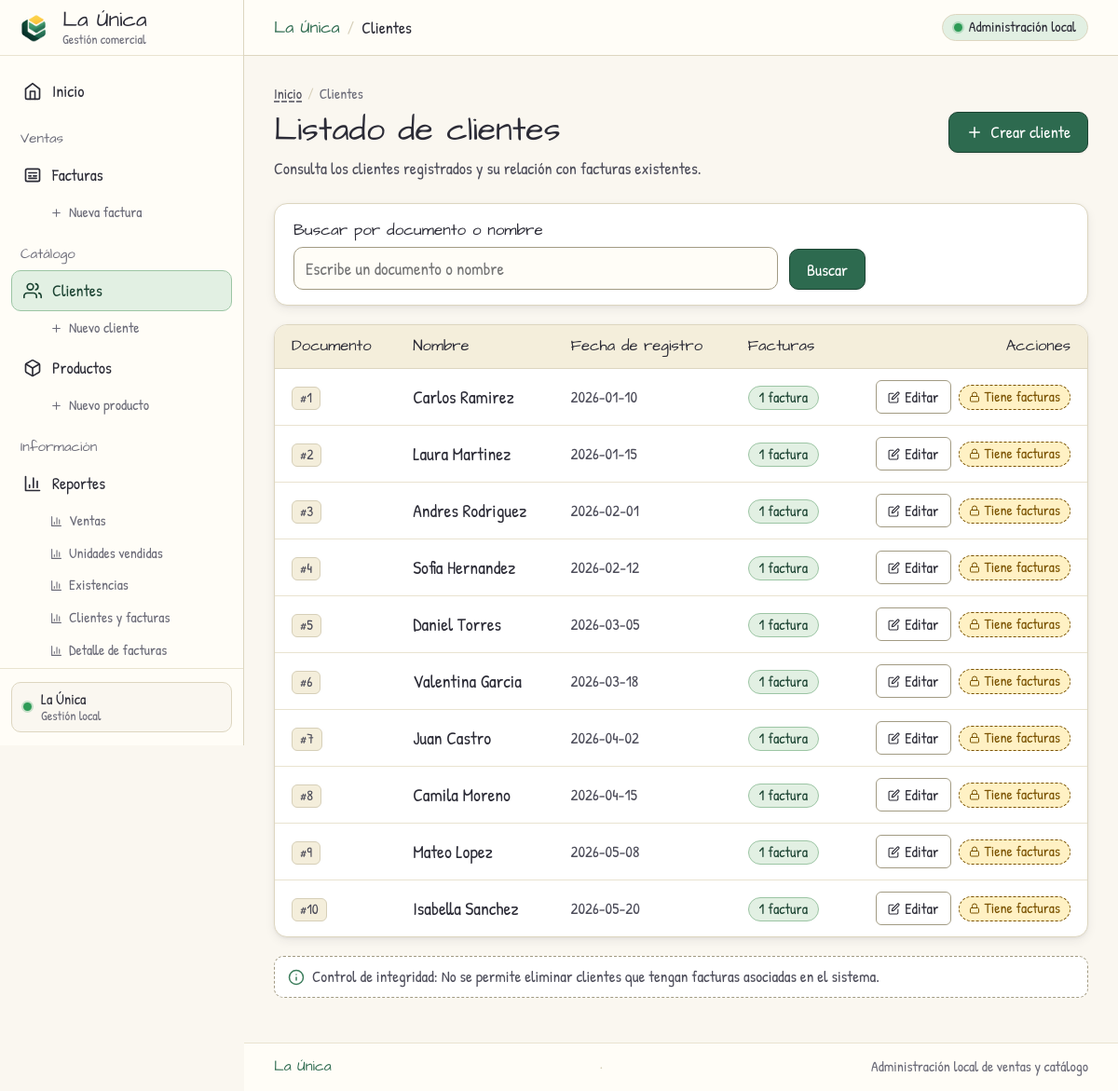
The page /php/clientes/ver_clientes.php on the database as committed earlier.
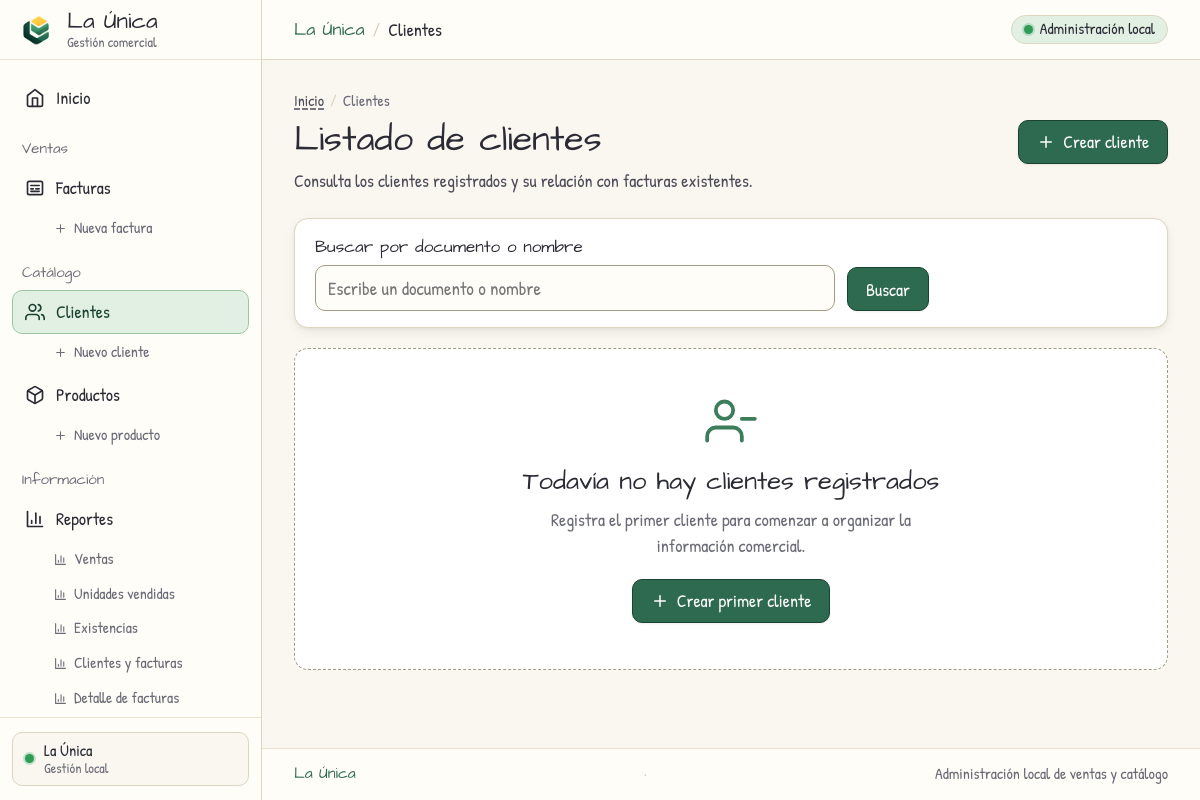
The same page on the database as committed later.
### tables this page shows
CREATE TABLE clientes (
    id_cliente INT PRIMARY KEY,
    nombre VARCHAR(100) NOT NULL,
    fecha_registro DATE DEFAULT (CURRENT_DATE)
);

### php/config/conexion.php (called while the page is built, shortened)
<?php
function h($valor) {
    return htmlspecialchars((string)$valor, ENT_QUOTES | ENT_SUBSTITUTE, 'UTF-8');
}
function leerTexto(array $origen, $campo) {
    return isset($origen[$campo]) && is_string($origen[$campo]) ? trim($origen[$campo]) : '';
}

### php/clientes/ver_clientes.php (the view, shortened to what the rows shown need)
<?php
require __DIR__ . '/../config/conexion.php';
$tokenCsrf = obtenerTokenCsrf();
$terminoBusqueda = leerTexto($_GET, 'buscar');
$busquedaActiva = $terminoBusqueda !== '';
$documentoBuscado = validarId($terminoBusqueda);
$sqlSeleccionClientes = 'SELECT c.id_cliente, c.nombre, c.fecha_registro, COUNT(f.id_factura) AS total_facturas FROM clientes c LEFT JOIN facturas f ON f.id_cliente = c.id_cliente';
$sqlAgruparClientes = ' GROUP BY c.id_cliente, c.nombre, c.fecha_registro ORDER BY c.id_cliente';
$clientes = [];
$errorLectura = false;
try {
    if ($documentoBuscado !== null) {
        $consultaClientes = $conexion->prepare($sqlSeleccionClientes . ' WHERE c.id_cliente = ? OR c.nombre LIKE ?' . $sqlAgruparClientes);
        $patronNombre = '%' . $terminoBusqueda . '%';
        $consultaClientes->bind_param('is', $documentoBuscado, $patronNombre);
        $consultaClientes->execute();
        $resultadoClientes = $consultaClientes->get_result();
    } elseif ($busquedaActiva) {
        $consultaClientes = $conexion->prepare($sqlSeleccionClientes . ' WHERE c.nombre LIKE ?' . $sqlAgruparClientes);
        $patronNombre = '%' . $terminoBusqueda . '%';
        $consultaClientes->bind_param('s', $patronNombre);
        $consultaClientes->execute();
        $resultadoClientes = $consultaClientes->get_result();
    } else {
        $resultadoClientes = $conexion->query($sqlSeleccionClientes . $sqlAgruparClientes);
    }
    while ($cliente = $resultadoClientes->fetch_assoc()) {
        $clientes[] = $cliente;
    }
} catch (Throwable $e) {
    registrarErrorServidor('leer_clientes', $e);
    $errorLectura = true;
}
require __DIR__ . '/../includes/menu.php';
?>
<div class="encabezado-vista acciones-superiores">
    <div class="encabezado-info">
        <h1 class="encabezado-titulo">Listado de clientes</h1>
    </div>
</div>
<?php if ($errorLectura): ?>
    <div class="mensaje error alerta alerta-error" role="alert">No se pudo cargar el listado de clientes. Inténtalo de nuevo más tarde.</div>
<?php elseif (count($clientes) === 0): ?>
    <div class="sin-datos estado-vacio">
        <h2 class="estado-vacio-titulo">Todavía no hay clientes registrados</h2>
    </div>
<?php else: ?>
    <div class="tabla-wrap tabla-contenedor">
        <table class="tabla">
            <thead>
                <tr>
                    <th scope="col">Documento</th>
                    <th scope="col">Nombre</th>
                    <th scope="col">Fecha de registro</th>
                    <th scope="col">Facturas</th>
                    <th scope="col" class="texto-derecha">Acciones</th>
                </tr>
            </thead>
            <tbody>
                <?php foreach ($clientes as $cliente): ?>
                    <tr>
                        <td>
                            <span class="chip-id">#<?= h($cliente['id_cliente']) ?></span>
                        </td>
                        <td>
                            <span class="celda-destacada"><?= h($cliente['nombre']) ?></span>
                        </td>
                        <td>
                            <span class="celda-fecha"><?= h($cliente['fecha_registro']) ?></span>
                        </td>
                        <td>
                            <span class="insignia-facturas <?= (int)$cliente['total_facturas'] > 0 ? 'con-facturas' : 'sin-facturas' ?>">
                                <?= h($cliente['total_facturas']) ?> <?= (int)$cliente['total_facturas'] === 1 ? 'factura' : 'facturas' ?>
                            </span>
                        </td>
                        <td>
                            <div class="acciones" style="justify-content: flex-end;">
                                <a class="editar" href="editar_cliente.php?id=<?= h($cliente['id_cliente']) ?>" title="Editar cliente #<?= h($cliente['id_cliente']) ?>">
                                    <svg width="13" height="13" viewBox="0 0 24 24" fill="none" stroke="currentColor" stroke-width="2" stroke-linecap="round" stroke-linejoin="round" aria-hidden="true">
                                        <path d="M11 4H4a2 2 0 0 0-2 2v14a2 2 0 0 0 2 2h14a2 2 0 0 0 2-2v-7" />
                                        <path d="M18.5 2.5a2.121 2.121 0 0 1 3 3L12 15l-4 1 1-4 9.5-9.5z" />
                                    </svg>
                                    <span>Editar</span>
                                </a>
                                <?php if ((int)$cliente['total_facturas'] === 0): ?>
                                    <form method="post" action="eliminar_cliente.php">
                                        <?php if ($tokenCsrf !== null): ?>
                                            <input type="hidden" name="csrf_token" value="<?= h($tokenCsrf) ?>">
                                        <?php endif; ?>
                                        <input type="hidden" name="id_cliente" value="<?= h($cliente['id_cliente']) ?>">
                                        <button type="submit" class="boton-peligro" title="Eliminar cliente #<?= h($cliente['id_cliente']) ?>">
                                            <svg width="13" height="13" viewBox="0 0 24 24" fill="none" stroke="currentColor" stroke-width="2" stroke-linecap="round" stroke-linejoin="round" aria-hidden="true">
                                                <polyline points="3 6 5 6 21 6" />
                                                <path d="M19 6v14a2 2 0 0 1-2 2H7a2 2 0 0 1-2-2V6m3 0V4a2 2 0 0 1 2-2h4a2 2 0 0 1 2 2v2" />
                                            </svg>
                                            <span>Eliminar</span>
                                        </button>
                                    </form>
                                <?php else: ?>
                                    <span class="bloqueado etiqueta-bloqueado" title="No se puede eliminar: el cliente tiene facturas asociadas">
                                        <svg width="12" height="12" viewBox="0 0 24 24" fill="none" stroke="currentColor" stroke-width="2" stroke-linecap="round" stroke-linejoin="round" aria-hidden="true">
                                            <rect x="3" y="11" width="18" height="11" rx="2" ry="2" />
                                            <path d="M7 11V7a5 5 0 0 1 10 0v4" />
                                        </svg>
                                        <span>Tiene facturas</span>
                                    </span>
                                <?php endif; ?>
                            </div>
                        </td>
                    </tr>
                <?php endforeach; ?>
            </tbody>
        </table>
    </div>
<?php endif; ?>
<?php require __DIR__ . '/../includes/pie.php'; ?>

Rows that differ between the two databases and show on the page:
removed clientes: id_cliente "1", nombre "Carlos Ramirez", fecha_registro "2026-01-10", total_facturas "1"
removed clientes: id_cliente "2", nombre "Laura Martinez", fecha_registro "2026-01-15", total_facturas "1"
removed clientes: id_cliente "3", nombre "Andres Rodriguez", fecha_registro "2026-02-01", total_facturas "1"
removed clientes: id_cliente "4", nombre "Sofia Hernandez", fecha_registro "2026-02-12", total_facturas "1"
removed clientes: id_cliente "5", nombre "Daniel Torres", fecha_registro "2026-03-05", total_facturas "1"
removed clientes: id_cliente "6", nombre "Valentina Garcia", fecha_registro "2026-03-18", total_facturas "1"
removed clientes: id_cliente "7", nombre "Juan Castro", fecha_registro "2026-04-02", total_facturas "1"
removed clientes: id_cliente "8", nombre "Camila Moreno", fecha_registro "2026-04-15", total_facturas "1"
removed clientes: id_cliente "9", nombre "Mateo Lopez", fecha_registro "2026-05-08", total_facturas "1"
removed clientes: id_cliente "10", nombre "Isabella Sanchez", fecha_registro "2026-05-20", total_facturas "1"
Other text that changed with them:
text no longer shown: "Documento Nombre Fecha de registro Facturas Acciones Control de integridad: No se permite eliminar clientes que tengan facturas asociadas en el sistema."
text now shown: "Todavía no hay clientes registrados Registra el primer cliente para comenzar a organizar la información comercial. Crear primer cliente"
